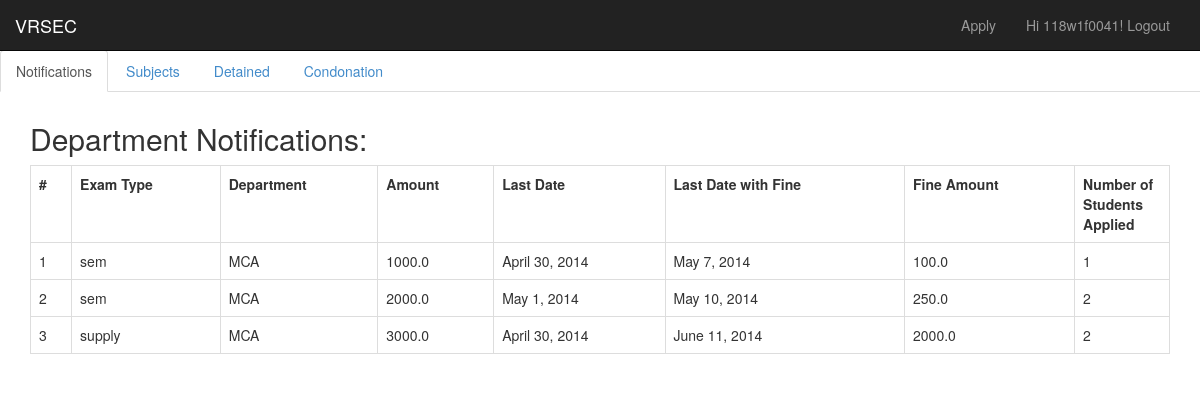
/department/ (signed in), run on an earlier commit of the app's database.
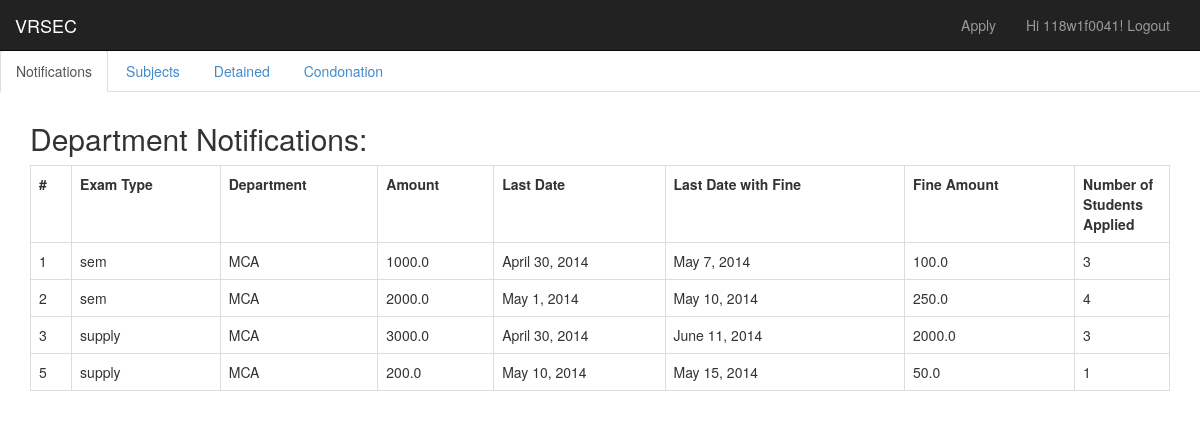
And on a later commit of the database.
### home/models.py (models this page shows)
class Notification(models.Model):
            type = models.CharField(max_length=6)
            dept = models.CharField(max_length=16)
            sem = models.IntegerField()
            amount = models.FloatField()
            fine = models.FloatField()
            lastdate = models.DateField()
            lastdatewithfine=models.DateField()

### student/models.py (models this page shows)
class Applications(models.Model):
	student = models.ForeignKey(Student)
	notification = models.ForeignKey(Notification)
	verified = models.BooleanField()

### department/views.py (the view)
# urls.py: url(r'^department/$','department.views.home',name='department.home'),
@login_required
def home(request):
    notifications=Notification.objects.filter(dept='MCA')
    return render_to_response('DepartmentHome.html',{'user':request.user,'notifications':notifications})

### department/templates/DepartmentHome.html (shortened to what this page needs)
{% extends "mainbase.html" %}
{% block content %}
<ul class="nav nav-tabs" id="tabmenu">
  <li class="active"><a href="#notifications">Notifications</a></li>
  <li><a href="#subjects" tab-target='/department/subjects/'>Subjects</a></li>
  <li><a href="#detained" tab-target='/department/detained/'>Detained</a></li>
  <li><a href="#condonation" tab-target='/department/condonation/'>Condonation</a></li>
</ul>
<div class="tab-content container">
	<div class="tab-pane active" id="notifications">
		<h2>Department Notifications:</h2>
		<table class="table table-hover table-bordered">
			<tr>
				<th>#</th>
				<th>Exam Type</th>
				<th>Department</th>
				<th>Amount</th>
				<th>Last Date</th>
				<th>Last Date with Fine</th>
				<th>Fine Amount</th>
				<th class="col-md-1">Number of Students Applied</th>
			</tr>
			{% for notification in notifications %}
				<tr>
				<td>{{notification.id}}</td>
				<td>{{notification.type}}</td>
				<td>{{notification.dept}}</td>
				<td>{{notification.amount}}</td>
				<td>{{notification.lastdate}}</td>
				<td>{{notification.lastdatewithfine}}</td>
				<td>{{notification.fine}}</td>
				<td>{{notification.applications_set.all|length}}</td>
				</tr>
			{% endfor %}
		</table>
	</div>
</div>
{% endblock %}

What changed in the data, as far as the page shows it:
computed for Notification "May 7, 2014": applications_set.all|length "1" → "3"
computed for Notification "May 1, 2014": applications_set.all|length "2" → "4"
computed for Notification "June 11, 2014": applications_set.all|length "2" → "3"
added Notification: id "5", type "supply", dept "MCA", amount "200.0", lastdate "May 10, 2014", lastdatewithfine "May 15, 2014", fine "50.0", applications_set.all|length "1"
